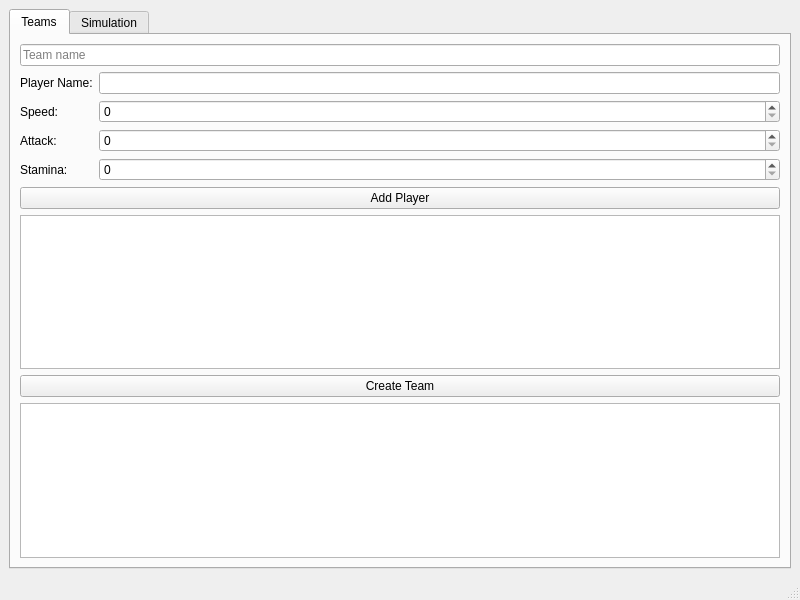
<?xml version="1.0" encoding="UTF-8"?>
<ui version="4.0">
 <class>MainWindow</class>
 <widget class="QMainWindow" name="MainWindow">
  <property name="geometry">
   <rect>
    <x>0</x>
    <y>0</y>
    <width>800</width>
    <height>600</height>
   </rect>
  </property>
  <property name="windowTitle">
   <string>Volleyball Simulator</string>
  </property>
  <widget class="QWidget" name="centralwidget">
   <layout class="QHBoxLayout" name="horizontalLayout">
    <item>
     <widget class="QTabWidget" name="tabWidget">
      <widget class="QWidget" name="teamTab">
       <attribute name="title">
        <string>Teams</string>
       </attribute>
       <layout class="QVBoxLayout" name="verticalLayout">
        <item>
         <widget class="QLineEdit" name="teamNameEdit">
          <property name="placeholderText">
           <string>Team name</string>
          </property>
         </widget>
        </item>
        <item>
         <layout class="QFormLayout" name="formLayout">
          <item row="0" column="0">
           <widget class="QLabel" name="label">
            <property name="text">
             <string>Player Name:</string>
            </property>
           </widget>
          </item>
          <item row="0" column="1">
           <widget class="QLineEdit" name="playerNameEdit"/>
          </item>
          <item row="1" column="0">
           <widget class="QLabel" name="label_2">
            <property name="text">
             <string>Speed:</string>
            </property>
           </widget>
          </item>
          <item row="1" column="1">
           <widget class="QSpinBox" name="speedSpin">
            <property name="maximum">
             <number>100</number>
            </property>
           </widget>
          </item>
          <item row="2" column="0">
           <widget class="QLabel" name="label_3">
            <property name="text">
             <string>Attack:</string>
            </property>
           </widget>
          </item>
          <item row="2" column="1">
           <widget class="QSpinBox" name="attackSpin">
            <property name="maximum">
             <number>100</number>
            </property>
           </widget>
          </item>
          <item row="3" column="0">
           <widget class="QLabel" name="label_4">
            <property name="text">
             <string>Stamina:</string>
            </property>
           </widget>
          </item>
          <item row="3" column="1">
           <widget class="QSpinBox" name="staminaSpin">
            <property name="maximum">
             <number>100</number>
            </property>
           </widget>
          </item>
         </layout>
        </item>
        <item>
         <widget class="QPushButton" name="addPlayerBtn">
          <property name="text">
           <string>Add Player</string>
          </property>
         </widget>
        </item>
        <item>
         <widget class="QListWidget" name="playersList"/>
        </item>
        <item>
         <widget class="QPushButton" name="createTeamBtn">
          <property name="text">
           <string>Create Team</string>
          </property>
         </widget>
        </item>
        <item>
         <widget class="QListWidget" name="teamsList"/>
        </item>
       </layout>
      </widget>
      <widget class="QWidget" name="simulationTab">
       <attribute name="title">
        <string>Simulation</string>
       </attribute>
       <layout class="QVBoxLayout" name="verticalLayout_2">
        <item>
         <layout class="QHBoxLayout" name="horizontalLayout_2">
          <item>
           <widget class="QLabel" name="label_5">
            <property name="text">
             <string>Team 1:</string>
            </property>
           </widget>
          </item>
          <item>
           <widget class="QComboBox" name="team1Combo"/>
          </item>
          <item>
           <widget class="QLabel" name="label_6">
            <property name="text">
             <string>Team 2:</string>
            </property>
           </widget>
          </item>
          <item>
           <widget class="QComboBox" name="team2Combo"/>
          </item>
         </layout>
        </item>
        <item>
         <widget class="QLabel" name="lblScore">
          <property name="text">
           <string>Score: 0 - 0</string>
          </property>
          <property name="alignment">
           <set>Qt::AlignCenter</set>
          </property>
          <property name="styleSheet">
           <string notr="true">font-size: 18px; font-weight: bold; color: #2c3e50;</string>
          </property>
         </widget>
        </item>
        <item>
         <widget class="QPushButton" name="simulateBtn">
          <property name="text">
           <string>Simulate Match</string>
          </property>
          <property name="styleSheet">
           <string notr="true">padding: 10px; font-weight: bold;</string>
          </property>
         </widget>
        </item>
        <item>
         <widget class="QListWidget" name="eventsLog">
          <property name="styleSheet">
           <string notr="true">font-family: monospace; font-size: 12px;</string>
          </property>
         </widget>
        </item>
       </layout>
      </widget>
     </widget>
    </item>
   </layout>
  </widget>
  <widget class="QMenuBar" name="menubar">
   <property name="geometry">
    <rect>
     <x>0</x>
     <y>0</y>
     <width>800</width>
     <height>21</height>
    </rect>
   </property>
  </widget>
  <widget class="QStatusBar" name="statusbar"/>
 </widget>
 <resources/>
 <connections/>
</ui>
